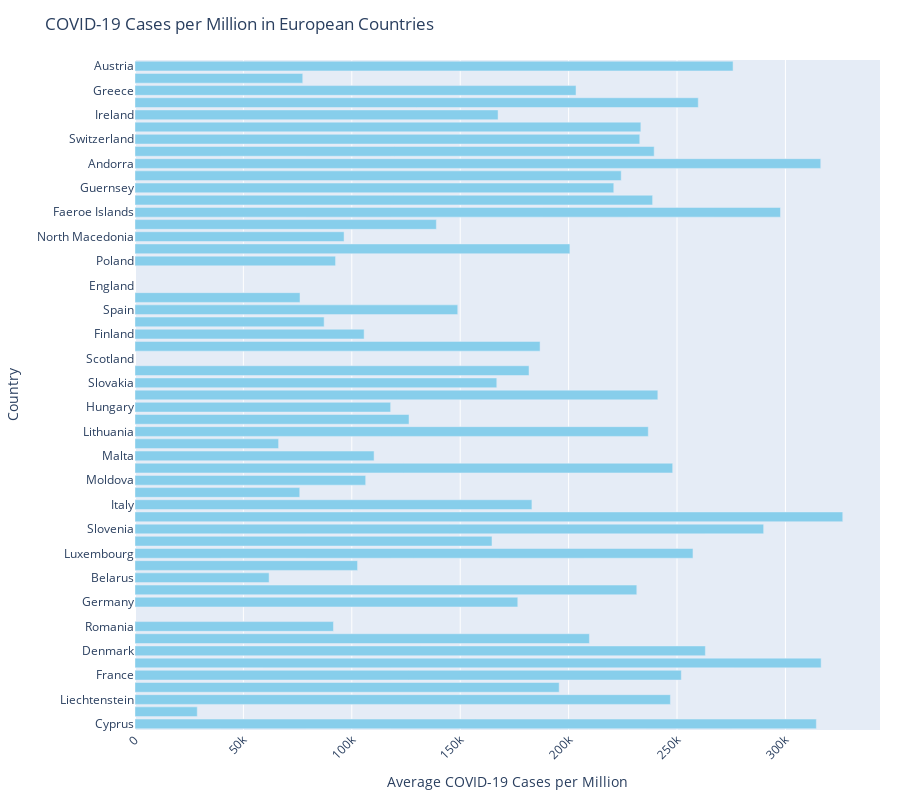

Notebook source saved alongside this figure:
### Code cell
import plotly.graph_objects as go

# Create a bar chart for all European countries
fig = go.Figure()

fig.add_trace(go.Bar(
    x=europe_cases_df["COVID-19 Cases per million"],
    y=europe_cases_df["Country"],
    orientation='h',
    marker_color='skyblue'
))

fig.update_layout(
    title='COVID-19 Cases per Million in European Countries',
    xaxis_title='Average COVID-19 Cases per Million',
    yaxis_title='Country',
    xaxis=dict(tickangle=-45),
    margin=dict(l=100, r=20, t=60, b=20),
    height=800
)
fig.show()

### Figure 1 — Plotly figure (JSON) as saved in the notebook; plotly's stock layout.template omitted (floating-point values rounded to 4 significant figures)
{"data": [{"marker": {"color": "skyblue"}, "orientation": "h", "type": "bar", "x": [314300.0, 28720.0, 247000.0, 195700.0, 252000.0, 316500.0, 263100.0, 209600.0, 91540.0, null, 176600.0, 231400.0, 61860.0, 102700.0, 257400.0, 164700.0, 290000.0, 326400.0, 183100.0, 75990.0, 106400.0, 248000.0, 110300.0, 66230.0, 236700.0, 126400.0, 117900.0, 241200.0, 166900.0, 181700.0, null, 186800.0, 105700.0, 87240.0, 148900.0, 76110.0, null, null, 92510.0, 200600.0, 96430.0, 139000.0, 297700.0, 238800.0, 220800.0, 224300.0, 316300.0, 239500.0, 232800.0, 233300.0, 167500.0, 259800.0, 203400.0, 77380.0, 275800.0], "y": ["Cyprus", "Vatican", "Liechtenstein", "Monaco", "France", "Gibraltar", "Denmark", "Isle of Man", "Romania", "Wales", "Germany", "Montenegro", "Belarus", "Bulgaria", "Luxembourg", "Croatia", "Slovenia", "San Marino", "Italy", "Russia", "Moldova", "Portugal", "Malta", "Albania", "Lithuania", "Norway", "Hungary", "Netherlands", "Slovakia", "United Kingdom", "Scotland", "Serbia", "Finland", "Kosovo", "Spain", "Bosnia and Herzegovina", "England", "Northern Ireland", "Poland", "Belgium", "North Macedonia", "Sweden", "Faeroe Islands", "Czechia", "Guernsey", "Estonia", "Andorra", "Latvia", "Switzerland", "Iceland", "Ireland", "Jersey", "Greece", "Ukraine", "Austria"]}], "layout": {"height": 800, "margin": {"b": 20, "l": 100, "r": 20, "t": 60}, "title": {"text": "COVID-19 Cases per Million in European Countries"}, "xaxis": {"tickangle": -45, "title": {"text": "Average COVID-19 Cases per Million"}}, "yaxis": {"title": {"text": "Country"}}}}
